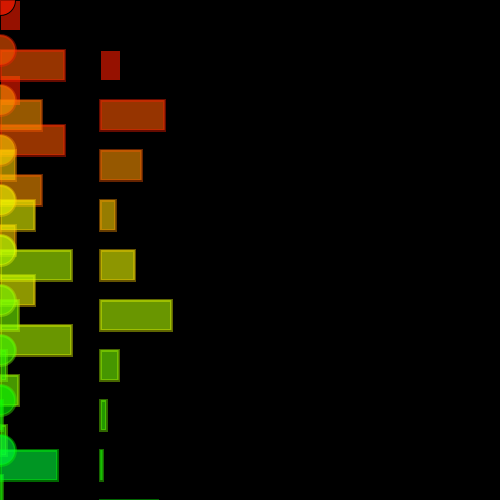
Frame 1 (no input)
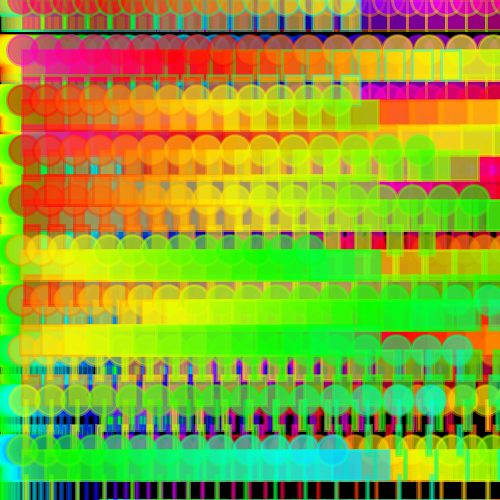
Frame 60 (the mouse pressed at the canvas centre just before this capture)
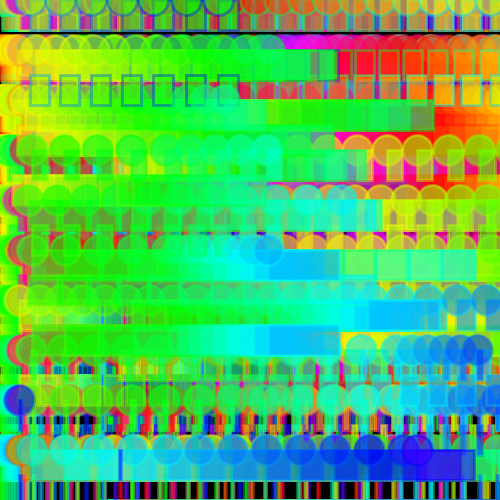
Frame 120 (the mouse held since frame 60 and released just before this capture)

The Processing sketch that drew these frames (run headless with seeded random() and noise(); from frame 60 on, the mouse is pressed at the canvas centre):

// Processing sketch: processing_117645
// ── processing_117645.pde

Circles Jerry;
Circles Vezenelle;
Circles Celesto;
Circles Lior;
Circles Joseph;
Circles Evangelo;
Circles Prymoxander;
Circles Dizmer;
Circles Alexandrus;
Circles Devazone;

void setup() {
  background(0);
  colorMode(HSB);
  size(500, 500);
  Jerry = new Circles(color(random(255), 255, 255, 100));
  Jerry.y=0;
  Jerry.velocity=random(1);
  
  Vezenelle = new Circles(color(random(255), 255, 255.100));
  Vezenelle.y=50;
  Vezenelle.velocity=random(1);
  Vezenelle.beauty=10;

  Celesto= new Circles(color(random(255), 255, 255, 100));
  Celesto.y=100;
  Celesto.beauty=20;
  Celesto.velocity=random(1);

    Lior= new Circles(color(random(255), 255, 255, 100));
  Lior.y=150;
  Lior.beauty=30;
  Lior.velocity=random(1);
  
  Joseph=new Circles(color(random(255),255,255,100));
  Joseph.y=200;
  Joseph.beauty=40;
  Joseph.velocity=random(1);
  
  Evangelo=new Circles(color(random(255),255,255,100));
  Evangelo.y=250;
  Evangelo.beauty=50;
  Evangelo.velocity=random(1);
  
  Prymoxander=new Circles(color(random(255),255,255,100));
  Prymoxander.y=300;
  Prymoxander.beauty=60;
  Prymoxander.velocity=random(1);
  
  Dizmer= new Circles(color(random(255),255,255,100));
  Dizmer.y=350;
  Dizmer.beauty=70;
  Dizmer.velocity=random(1);
  
  Alexandrus= new Circles(color(random(255),255,255,100));
  Alexandrus.y=400;
  Alexandrus.beauty=80;
  Alexandrus.velocity=random(1);
  
  Devazone= new Circles(color(random(255),255,255,100));
  Devazone.y=450;
  Devazone.beauty=90;
  Devazone.velocity=random(1);
}

void draw() {
  //background(0);
  Jerry.update();
  Jerry.display();
  Vezenelle.update();
  Vezenelle.display();
  Celesto.update();
  Celesto.display();
  Lior.update();
  Lior.display();
  Joseph.update();
  Joseph.display();
  Evangelo.update();
  Evangelo.display();
  Prymoxander.update();
  Prymoxander.display();
  Dizmer.update();
  Dizmer.display();
  Alexandrus.update();
  Alexandrus.display();
  Devazone.update();
  Devazone.display();
  
  
  
}
class Circles{
  float x;
  float y;
  float xspeed;
  float yspeed;
  float velocity;
  color fillValue;
  float beauty;
  float z;
  
  
  
Circles(color c){

  
  z=random(75);
  x=0;
  y=0;
  xspeed=0;
  yspeed=1;
  fillValue =c; 
  velocity=0;
  beauty=0;
  
}

void update(){
  println(velocity);
  
if (x>=width){x=0;}
if (velocity>=35){velocity=random(35);}

x=x+xspeed+velocity;
velocity=velocity+random(1);


beauty= beauty+5;
if(beauty>=255){beauty=0;}
}

void display(){
  
 //noStroke();
fill(beauty,255,255,150);
rect (x,y,z,30);
rect(x+100,y+50,z,30);
rect(x,y+75,z,30);
ellipse(x,y,30,30);
smooth();
strokeWeight(3);
stroke(beauty,255,255,100);




}
}
